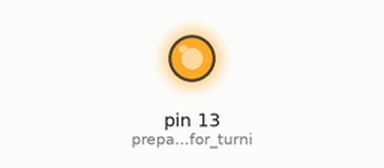
Simulated run of this sketch. Board: Arduino Uno, built with avr-gcc and run on an emulated ATmega328P. Shown: output pins drawn as LEDs (lit = HIGH). What the sketch prints to the serial monitor is not drawn.

Above: at 3.0 s.
Timing chart, 0 to 6.5 s (numbered marks = the images above):
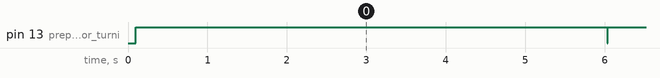

Measured:
- by itself, pin 13 (prepare_the_LED_for_turni): alternates HIGH for 4.9 s and LOW for 0.01 s

The sketch:

BBRsimulator.ino
```cpp
/*
 * sketch to simulate the serial output of the BBR robot (by Alten)
 * this sketch uses a set of 500 actual messages taken from BBR and
 * sends those messages with a maintained speed (set by [msgspeed] to
 * serial output
 *
 * v1 created by W. Horsman, august '22
 * wybe.horsman@alten.nl
 */
#include "BBRsimulator.h"

//the define DEBUG is used (and set in BBRsimulator.h) to echo debug info to Serial monitor
//for production the DEBUG level should be set to 0

void setup() {
    Serial.begin(115200,SERIAL_8N1);
    delay (100);
    pinMode(LED_BUILTIN, OUTPUT);       // prepare the LED for turning on and off
    digitalWrite(LED_BUILTIN, HIGH);    // turn the LED off by making the voltage HIGH...

    PRINTS("BBRsimulator has started\n");
}//end setup()


void loop() {
//send all messages (c_maxsamples) from the [BBRsample] message block, then repeat
//to emulate the actual BBR the messages should be send with speed [msgspeed] Hz
//

  static uint16_t timestamp1, timestamp2; //t1 and t2 mark timestamp before and after block send
  static uint16_t transmittime; //actual time needed to transmit the c_maxsamples messages (without delays)
  static uint16_t waitms=10; //delay between messages
  static float f_waitms; //float needed to exactly measure the delay

  timestamp1=millis(); //start stopwatch
  for (uint16_t i=0; i<c_maxsamples; i++) { //cycle through all BBR sample
    Serial.write( BBRsample[i] ); //send string to serial
    Serial.write( char(13) ); // aka \r or CR
    Serial.write( char(10) ); //aka \t or LF
    delay(waitms);
  }
  timestamp2=millis(); //stop the time...
  transmittime = (timestamp2 - timestamp1) - ((c_maxsamples-1) * waitms); // calculate the time to clean-send [c_maxsamples] msgs (no delays)
  if (transmittime > period) { //due to serial baudrate it may happen that the required speed cannot be accomplished
    waitms = 0;
  }
  else {
    //calculate the new delay between messages, based on the actual clean time to send all messages
    //and the defined speed that the messages need to be transmitted per second.
    f_waitms = (float)((period - transmittime ) / c_maxsamples);
    waitms=round(f_waitms);
  }

  digitalWrite(LED_BUILTIN, LOW);    // turn the LED on by making the voltage LOW...
  PRINTS(">>maxsamples (500) sent, ");
  PRINTS("prv transmit="); PRINTV(timestamp2 - timestamp1);
  PRINTS(", new waitms="); PRINTV(waitms); PRINTS("ms\n");
  delay(10);
  digitalWrite(LED_BUILTIN, HIGH);    // turn the LED off by making the voltage HIGH...

}//end loop()
```

Source omitted: BBRsimulator.h (data table, 44852 bytes)
